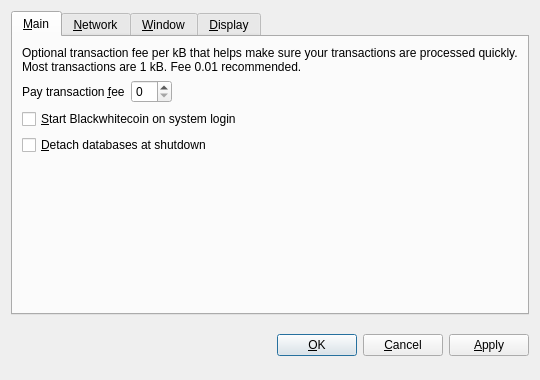
<?xml version="1.0" encoding="UTF-8"?>
<ui version="4.0">
 <class>OptionsDialog</class>
 <widget class="QDialog" name="OptionsDialog">
  <property name="geometry">
   <rect>
    <x>0</x>
    <y>0</y>
    <width>540</width>
    <height>380</height>
   </rect>
  </property>
  <property name="windowTitle">
   <string>Options</string>
  </property>
  <property name="modal">
   <bool>true</bool>
  </property>
  <layout class="QVBoxLayout" name="verticalLayout">
   <item>
    <widget class="QTabWidget" name="tabWidget">
     <property name="tabPosition">
      <enum>QTabWidget::North</enum>
     </property>
     <property name="currentIndex">
      <number>0</number>
     </property>
     <widget class="QWidget" name="tabMain">
      <attribute name="title">
       <string>&amp;Main</string>
      </attribute>
      <layout class="QVBoxLayout" name="verticalLayout_Main">
       <item>
        <widget class="QLabel" name="transactionFeeInfoLabel">
         <property name="text">
          <string>Optional transaction fee per kB that helps make sure your transactions are processed quickly. Most transactions are 1 kB. Fee 0.01 recommended.</string>
         </property>
         <property name="textFormat">
          <enum>Qt::PlainText</enum>
         </property>
         <property name="wordWrap">
          <bool>true</bool>
         </property>
        </widget>
       </item>
       <item>
        <layout class="QHBoxLayout" name="horizontalLayout_Main">
         <item>
          <widget class="QLabel" name="transactionFeeLabel">
           <property name="text">
            <string>Pay transaction &amp;fee</string>
           </property>
           <property name="textFormat">
            <enum>Qt::PlainText</enum>
           </property>
           <property name="buddy">
            <cstring>transactionFee</cstring>
           </property>
          </widget>
         </item>
         <item>
          <widget class="BitcoinAmountField" name="transactionFee"/>
         </item>
         <item>
          <spacer name="horizontalSpacer_Main">
           <property name="orientation">
            <enum>Qt::Horizontal</enum>
           </property>
           <property name="sizeHint" stdset="0">
            <size>
             <width>40</width>
             <height>20</height>
            </size>
           </property>
          </spacer>
         </item>
        </layout>
       </item>
       <item>
        <widget class="QCheckBox" name="bitcoinAtStartup">
         <property name="toolTip">
          <string>Automatically start Blackwhitecoin after logging in to the system.</string>
         </property>
         <property name="text">
          <string>&amp;Start Blackwhitecoin on system login</string>
         </property>
        </widget>
       </item>
       <item>
        <widget class="QCheckBox" name="detachDatabases">
         <property name="toolTip">
          <string>Detach block and address databases at shutdown. This means they can be moved to another data directory, but it slows down shutdown. The wallet is always detached.</string>
         </property>
         <property name="text">
          <string>&amp;Detach databases at shutdown</string>
         </property>
        </widget>
       </item>
       <item>
        <spacer name="verticalSpacer_Main">
         <property name="orientation">
          <enum>Qt::Vertical</enum>
         </property>
         <property name="sizeHint" stdset="0">
          <size>
           <width>20</width>
           <height>40</height>
          </size>
         </property>
        </spacer>
       </item>
      </layout>
     </widget>
     <widget class="QWidget" name="tabNetwork">
      <attribute name="title">
       <string>&amp;Network</string>
      </attribute>
      <layout class="QVBoxLayout" name="verticalLayout_Network">
       <item>
        <widget class="QCheckBox" name="mapPortUpnp">
         <property name="toolTip">
          <string>Automatically open the Blackwhitecoin client port on the router. This only works when your router supports UPnP and it is enabled.</string>
         </property>
         <property name="text">
          <string>Map port using &amp;UPnP</string>
         </property>
        </widget>
       </item>
       <item>
        <widget class="QCheckBox" name="connectSocks">
         <property name="toolTip">
          <string>Connect to the Blackwhitecoin network through a SOCKS proxy (e.g. when connecting through Tor).</string>
         </property>
         <property name="text">
          <string>&amp;Connect through SOCKS proxy:</string>
         </property>
        </widget>
       </item>
       <item>
        <layout class="QHBoxLayout" name="horizontalLayout_Network">
         <item>
          <widget class="QLabel" name="proxyIpLabel">
           <property name="text">
            <string>Proxy &amp;IP:</string>
           </property>
           <property name="textFormat">
            <enum>Qt::PlainText</enum>
           </property>
           <property name="buddy">
            <cstring>proxyIp</cstring>
           </property>
          </widget>
         </item>
         <item>
          <widget class="QValidatedLineEdit" name="proxyIp">
           <property name="maximumSize">
            <size>
             <width>140</width>
             <height>16777215</height>
            </size>
           </property>
           <property name="toolTip">
            <string>IP address of the proxy (e.g. 127.0.0.1)</string>
           </property>
          </widget>
         </item>
         <item>
          <widget class="QLabel" name="proxyPortLabel">
           <property name="text">
            <string>&amp;Port:</string>
           </property>
           <property name="textFormat">
            <enum>Qt::PlainText</enum>
           </property>
           <property name="buddy">
            <cstring>proxyPort</cstring>
           </property>
          </widget>
         </item>
         <item>
          <widget class="QLineEdit" name="proxyPort">
           <property name="maximumSize">
            <size>
             <width>55</width>
             <height>16777215</height>
            </size>
           </property>
           <property name="toolTip">
            <string>Port of the proxy (e.g. 9050)</string>
           </property>
          </widget>
         </item>
         <item>
          <widget class="QLabel" name="socksVersionLabel">
           <property name="text">
            <string>SOCKS &amp;Version:</string>
           </property>
           <property name="textFormat">
            <enum>Qt::PlainText</enum>
           </property>
           <property name="buddy">
            <cstring>socksVersion</cstring>
           </property>
          </widget>
         </item>
         <item>
          <widget class="QValueComboBox" name="socksVersion">
           <property name="toolTip">
            <string>SOCKS version of the proxy (e.g. 5)</string>
           </property>
          </widget>
         </item>
         <item>
          <spacer name="horizontalSpacer_Network">
           <property name="orientation">
            <enum>Qt::Horizontal</enum>
           </property>
           <property name="sizeHint" stdset="0">
            <size>
             <width>40</width>
             <height>20</height>
            </size>
           </property>
          </spacer>
         </item>
        </layout>
       </item>
       <item>
        <spacer name="verticalSpacer_Network">
         <property name="orientation">
          <enum>Qt::Vertical</enum>
         </property>
         <property name="sizeHint" stdset="0">
          <size>
           <width>20</width>
           <height>40</height>
          </size>
         </property>
        </spacer>
       </item>
      </layout>
     </widget>
     <widget class="QWidget" name="tabWindow">
      <attribute name="title">
       <string>&amp;Window</string>
      </attribute>
      <layout class="QVBoxLayout" name="verticalLayout_Window">
       <item>
        <widget class="QCheckBox" name="minimizeToTray">
         <property name="toolTip">
          <string>Show only a tray icon after minimizing the window.</string>
         </property>
         <property name="text">
          <string>&amp;Minimize to the tray instead of the taskbar</string>
         </property>
        </widget>
       </item>
       <item>
        <widget class="QCheckBox" name="minimizeOnClose">
         <property name="toolTip">
          <string>Minimize instead of exit the application when the window is closed. When this option is enabled, the application will be closed only after selecting Quit in the menu.</string>
         </property>
         <property name="text">
          <string>M&amp;inimize on close</string>
         </property>
        </widget>
       </item>
       <item>
        <spacer name="verticalSpacer_Window">
         <property name="orientation">
          <enum>Qt::Vertical</enum>
         </property>
         <property name="sizeHint" stdset="0">
          <size>
           <width>20</width>
           <height>40</height>
          </size>
         </property>
        </spacer>
       </item>
      </layout>
     </widget>
     <widget class="QWidget" name="tabDisplay">
      <attribute name="title">
       <string>&amp;Display</string>
      </attribute>
      <layout class="QVBoxLayout" name="verticalLayout_Display">
       <item>
        <layout class="QHBoxLayout" name="horizontalLayout_1_Display">
         <item>
          <widget class="QLabel" name="langLabel">
           <property name="text">
            <string>User Interface &amp;language:</string>
           </property>
           <property name="textFormat">
            <enum>Qt::PlainText</enum>
           </property>
           <property name="buddy">
            <cstring>lang</cstring>
           </property>
          </widget>
         </item>
         <item>
          <widget class="QValueComboBox" name="lang">
           <property name="toolTip">
            <string>The user interface language can be set here. This setting will take effect after restarting Blackwhitecoin.</string>
           </property>
          </widget>
         </item>
        </layout>
       </item>
       <item>
        <layout class="QHBoxLayout" name="horizontalLayout_2_Display">
         <item>
          <widget class="QLabel" name="unitLabel">
           <property name="text">
            <string>&amp;Unit to show amounts in:</string>
           </property>
           <property name="textFormat">
            <enum>Qt::PlainText</enum>
           </property>
           <property name="buddy">
            <cstring>unit</cstring>
           </property>
          </widget>
         </item>
         <item>
          <widget class="QValueComboBox" name="unit">
           <property name="toolTip">
            <string>Choose the default subdivision unit to show in the interface and when sending coins.</string>
           </property>
          </widget>
         </item>
        </layout>
       </item>
       <item>
        <widget class="QCheckBox" name="displayAddresses">
         <property name="toolTip">
          <string>Whether to show Blackwhitecoin addresses in the transaction list or not.</string>
         </property>
         <property name="text">
          <string>&amp;Display addresses in transaction list</string>
         </property>
        </widget>
       </item>
       <item>
        <spacer name="verticalSpacer_Display">
         <property name="orientation">
          <enum>Qt::Vertical</enum>
         </property>
         <property name="sizeHint" stdset="0">
          <size>
           <width>20</width>
           <height>40</height>
          </size>
         </property>
        </spacer>
       </item>
      </layout>
     </widget>
    </widget>
   </item>
   <item>
    <layout class="QHBoxLayout" name="horizontalLayout_Buttons">
     <item>
      <spacer name="horizontalSpacer_1">
       <property name="orientation">
        <enum>Qt::Horizontal</enum>
       </property>
       <property name="sizeHint" stdset="0">
        <size>
         <width>40</width>
         <height>48</height>
        </size>
       </property>
      </spacer>
     </item>
     <item>
      <widget class="QLabel" name="statusLabel">
       <property name="font">
        <font>
         <weight>75</weight>
         <bold>true</bold>
        </font>
       </property>
       <property name="text">
        <string/>
       </property>
       <property name="textFormat">
        <enum>Qt::PlainText</enum>
       </property>
       <property name="wordWrap">
        <bool>true</bool>
       </property>
      </widget>
     </item>
     <item>
      <spacer name="horizontalSpacer_2">
       <property name="orientation">
        <enum>Qt::Horizontal</enum>
       </property>
       <property name="sizeHint" stdset="0">
        <size>
         <width>40</width>
         <height>48</height>
        </size>
       </property>
      </spacer>
     </item>
     <item>
      <widget class="QPushButton" name="okButton">
       <property name="text">
        <string>&amp;OK</string>
       </property>
      </widget>
     </item>
     <item>
      <widget class="QPushButton" name="cancelButton">
       <property name="text">
        <string>&amp;Cancel</string>
       </property>
       <property name="autoDefault">
        <bool>false</bool>
       </property>
      </widget>
     </item>
     <item>
      <widget class="QPushButton" name="applyButton">
       <property name="text">
        <string>&amp;Apply</string>
       </property>
       <property name="autoDefault">
        <bool>false</bool>
       </property>
      </widget>
     </item>
    </layout>
   </item>
  </layout>
 </widget>
 <customwidgets>
  <customwidget>
   <class>BitcoinAmountField</class>
   <extends>QSpinBox</extends>
   <header>bitcoinamountfield.h</header>
  </customwidget>
  <customwidget>
   <class>QValueComboBox</class>
   <extends>QComboBox</extends>
   <header>qvaluecombobox.h</header>
  </customwidget>
  <customwidget>
   <class>QValidatedLineEdit</class>
   <extends>QLineEdit</extends>
   <header>qvalidatedlineedit.h</header>
  </customwidget>
 </customwidgets>
 <resources/>
 <connections/>
</ui>
